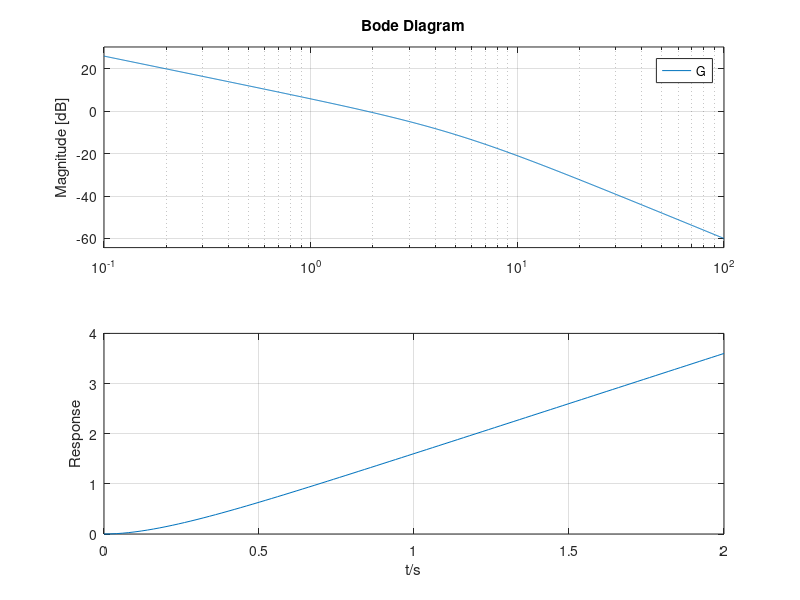

This chart was generated by the following MATLAB code: (Note: this script raises an error after producing the figure.)
%mass
m = 0.1;
%damping
d = 0.5;
%transfer function
den = [m,d,0];
num = [0,0,1];
G = tf(num,den)
%G would immediately display without the;
G_ss = ss(G)

%Bode diagram
bode(G);grid on

%Step response
t = 0:0.02:2;
SR = step(G,t);
plot(t,SR);grid
xlabel('t/s'),ylabel('Response')
%there should be oscillation, but NO!

%pole,zero plot


G_zp = zpk(G);
zero = G_zp.z;
pole = G_zp.p;
gain = G_zp.k;
pzmap(G_zp);grid

